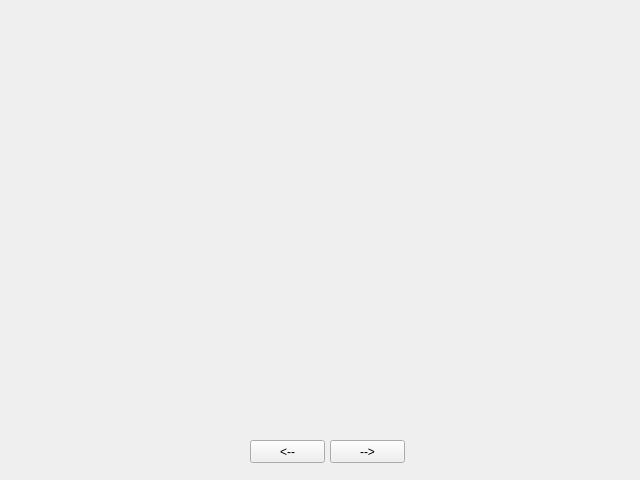
<?xml version="1.0" encoding="UTF-8"?>
<ui version="4.0">
 <class>MainWindow</class>
 <widget class="QWidget" name="MainWindow">
  <property name="geometry">
   <rect>
    <x>0</x>
    <y>0</y>
    <width>640</width>
    <height>480</height>
   </rect>
  </property>
  <property name="windowTitle">
   <string>Form</string>
  </property>
  <widget class="QLabel" name="label">
   <property name="geometry">
    <rect>
     <x>10</x>
     <y>10</y>
     <width>621</width>
     <height>421</height>
    </rect>
   </property>
   <property name="text">
    <string/>
   </property>
  </widget>
  <widget class="QPushButton" name="btn_ccw">
   <property name="geometry">
    <rect>
     <x>250</x>
     <y>440</y>
     <width>75</width>
     <height>23</height>
    </rect>
   </property>
   <property name="text">
    <string>&lt;--</string>
   </property>
  </widget>
  <widget class="QPushButton" name="btn_cw">
   <property name="geometry">
    <rect>
     <x>330</x>
     <y>440</y>
     <width>75</width>
     <height>23</height>
    </rect>
   </property>
   <property name="text">
    <string>--&gt;</string>
   </property>
  </widget>
 </widget>
 <resources/>
 <connections/>
</ui>
